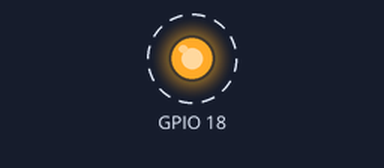
Simulated run of this program. Board: Raspberry Pi (BCM pin numbers). On the bench: output pins drawn as LEDs (lit = HIGH). Dashed ring = blinking.

Above: at 0.5 s.
Timing chart, 0 to 4.6 s (numbered marks = the images above):
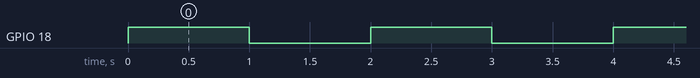

Measured:
- by itself, GPIO 18: alternates HIGH for 1.0 s and LOW for 1.0 s

The program:

blinkLED.py
```python
import RPi.GPIO as GPIO
import time

GPIO.setmode(GPIO.BCM)


while True:
    GPIO.setup(18, GPIO.OUT)

    GPIO.output(18, GPIO.HIGH)
    time.sleep(1)
    GPIO.output(18, GPIO.LOW)
    time.sleep(1)


GPIO.cleanup()
```
